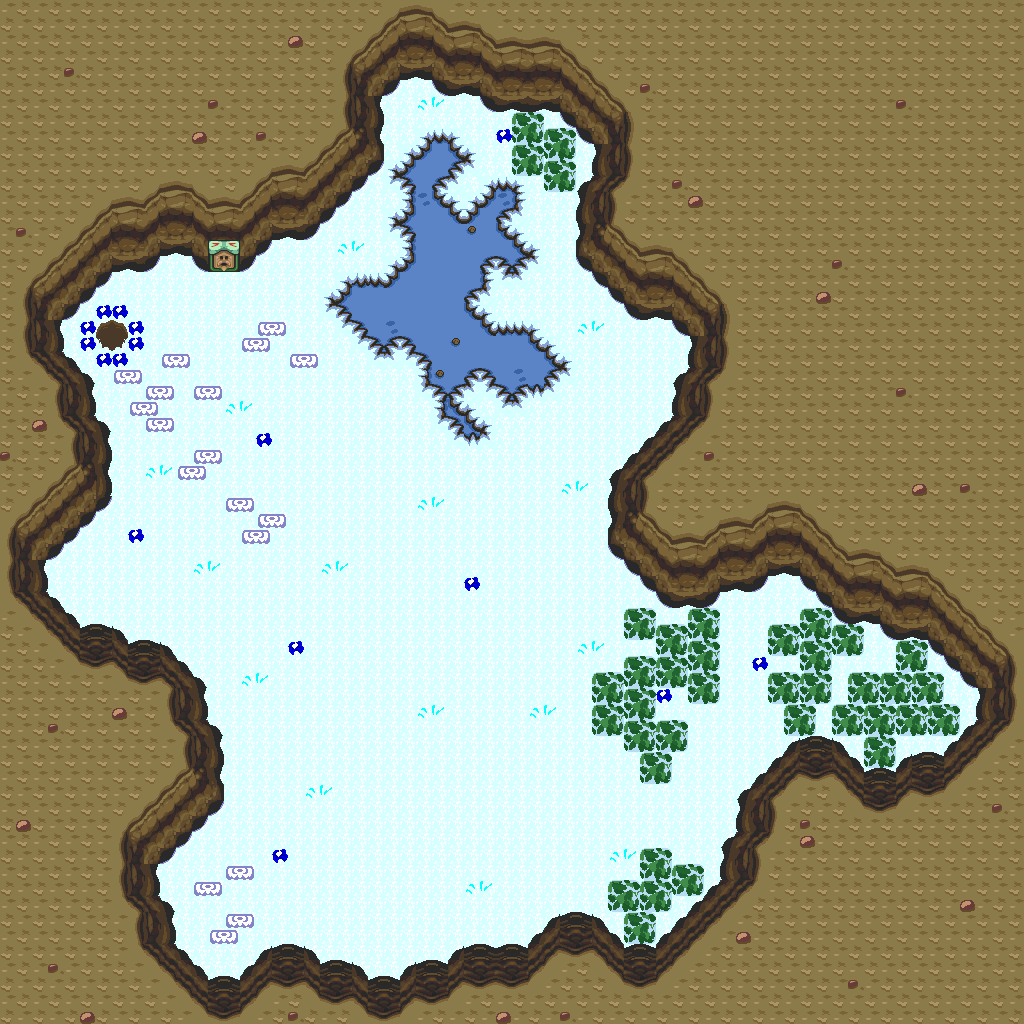

This game map was drawn from its Tiled (.tmx) file and the tilesets committed beside it. A one-line description and the trimmed map source follow:
An orthogonal 64x64 tile map with 16x16 px tiles, 1 tile layer (base), 2 hidden layers not drawn and 3 objects.

<map version="1.10" tiledversion="1.12.1" orientation="orthogonal" renderorder="right-down" width="64" height="64" tilewidth="16" tileheight="16" infinite="0" nextlayerid="4" nextobjectid="4">
 <tileset firstgid="1" source="../classiciphone_pics4.tsx" />
 <layer id="1" name="base" width="64" height="64">
  <data>[4096 cells, 4096 non-empty, 101 distinct tile ids]</data>
 </layer>
 <layer id="2" name="collision" width="64" height="64" visible="0">
  <properties><property name="collision" value="true" /></properties>
  <data>[4096 cells, 534 non-empty, 1 distinct tile ids]</data>
 </layer>
 <layer id="3" name="water" width="64" height="64" visible="0">
  <properties><property name="terrain" value="water" /></properties>
  <data>[4096 cells, 69 non-empty, 1 distinct tile ids]</data>
 </layer>
 <objectgroup id="4" name="npcs">
  <object id="1" x="208.0" y="256.0" width="16" height="16">
   <properties>
    <property name="script" type="string">-- Auto-converted from GraalScript
joinResource("sign")
-- [CLIENT-SIDE — server no-op]
-- if (created) setstring this.text,
-- 
-- Say Done to leave;</property>
   </properties>
  </object>
  <object id="2" x="0.0" y="64.0" width="16" height="16">
   <properties>
    <property name="script" type="string">-- Auto-converted from GraalScript
joinResource("level_pklevel")</property>
   </properties>
  </object>
  <object id="3" x="0.0" y="112.0" width="16" height="16">
   <properties>
    <property name="script" type="string">-- Auto-converted from GraalScript
-- //NPC Made by Exodus (LAT)
-- #//CLIENTSIDE
-- function onPlayerChats() {
-- if (player.chat == "Done") {
-- player.setlevel2("snowtown_pk_inside_01.nw",25.5,44);
end
end</property>
   </properties>
  </object>
 </objectgroup>
</map>
